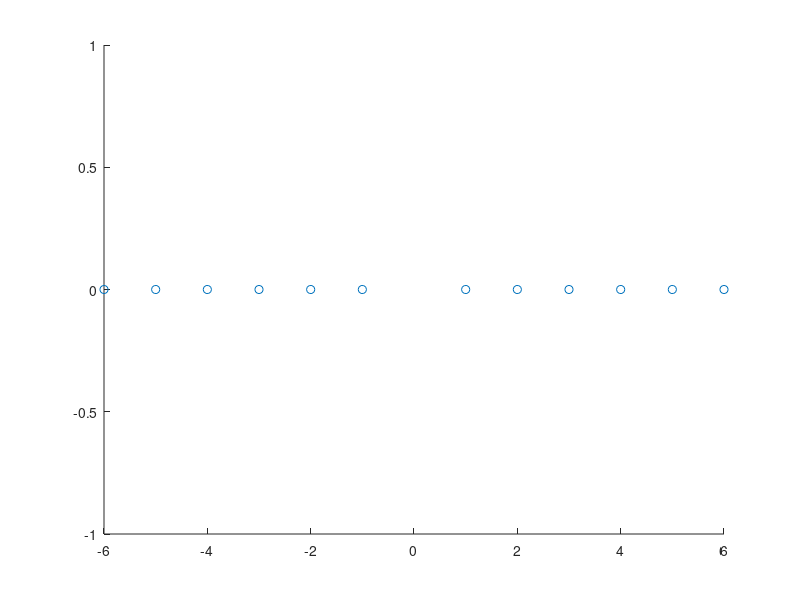

Write MATLAB code to recreate this figure. (Note: this script raises an error after producing the figure.)
%% construct fn in tf and pole-residue form
n = 6; ewref = [(-n:1:-1) 1:1:n]; ewref = flip(ewref);
n = 2*n; m = n; p = n;
A = diag(ewref); B = randn(n,m); C = randn(p,n);
%
H = @(z) C*((z*eye(size(A)) - A) \ B); G = @(z) ihml(z,n,ewref,B,C);
%
w = logspace(-3,3); % Nbode(w,H,G);
scatter(real(ewref),imag(ewref));
%% setup CIMTOOL
nlevp = Numerics.NLEVPData(H); nlevp.sample_mode = Numerics.SampleMode.Direct;
contour = Numerics.Contour.Ellipse(3.5,11,0.5,128);
CIM = Numerics.CIM(nlevp,contour);
CIM.SampleData.show_progress = false; CIM.SampleData.NLEVP.refew = ewref;
CIM.auto_update_shifts = false;
CIM.SampleData.ell = n; CIM.SampleData.r = n;
%
CIMHNK = copy(CIM);
CIMHNK.RealizationData.ComputationalMode = Numerics.ComputationalMode.Hankel;
CIMHNK.RealizationData.K = 1;
%
CIMMPL = copy(CIM);
CIMMPL.RealizationData.ComputationalMode = Numerics.ComputationalMode.MPLoewner;
CIMMPL.RealizationData.K = n;

ip = 1i*(100:-1:-100); [~,idx] = sort(abs(ip));
ip = ip(idx); ip(1) = [];

theta = []; sigma = [];

for i = 1:2*n
    if mod(i,2) == 0
        theta(end+1) = ip(2*i-1);
        theta(end+1) = ip(2*i);
    else
        sigma(end+1) = ip(2*i-1);
        sigma(end+1) = ip(2*i);
    end
end

CIMMPL.RealizationData.InterpolationData = Numerics.InterpolationData(theta,sigma);
%% inspect CIM if desired
% c = CIMTOOL(CIMHNK); daspect(CIMHNK.MainAx,'auto');
% xlim(CIMHNK.MainAx,[-n-2 1]); ylim(CIMHNK.MainAx,[-1 1]);
%% check initial bode
nec = length(ewref(CIMMPL.SampleData.Contour.inside(ewref)));
%
f = figure(1); plot_mt(f,w,nec,ewref,B,C,CIMHNK,CIMMPL);
%% modal truncation investigation
x = linspace(11,3,100);
for i = 1:length(x)
    CIMHNK.SampleData.Contour.alpha = x(i);
    CIMMPL.SampleData.Contour.alpha = x(i);
    %
    nec = length(ewref(CIMHNK.SampleData.Contour.inside(ewref)));
    %
    plot_mt(f,w,nec,ewref,B,C,CIMHNK,CIMMPL);
    drawnow;
end

function plot_mt(f,w,m,ewref,B,C,CIMHNK,CIMMPL)
    t = tiledlayout(f,4,4);
    HrMT = @(z) ihml(z,m,ewref,B,C);
    CIMHNK.RealizationData.m = m;
    CIMHNK.compute(); HrHNK = cimmt(CIMHNK,m);
    nexttile(t,1,[2 2]); CIMHNK.plot(gca); ylim([-1 1]);
    %
    CIMMPL.RealizationData.m = m;
    CIMMPL.compute(); HrMPL = cimmt(CIMMPL,m);
    nexttile(t,9,[2 2]); CIMMPL.plot(gca); ylim([-1 1]);
    %
    nexttile(t,3,[4,2]);
    Nbode(w,HrMT,HrHNK,HrMPL); legend('HrMT','HrHNK','HrMPL','Location','northoutside','Orientation','horizontal')
end